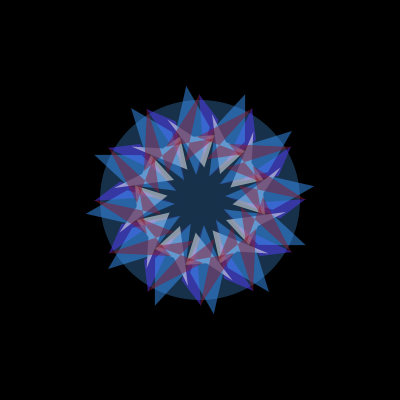
Frame 1 (no input)
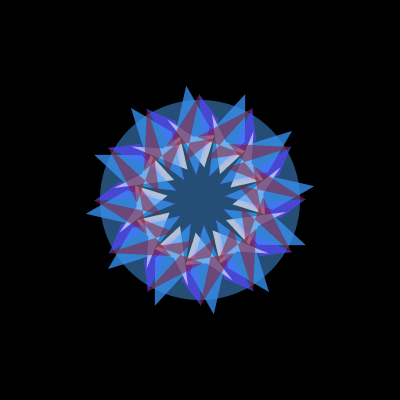
Frame 2 (the mouse pressed at the canvas centre, redrawn once)

The Processing sketch that drew these frames (run headless with seeded random() and noise(); the mouse was pressed at the canvas centre and the sketch redrawn once):

// Processing sketch: processing_85620
// ── processing_85620.pde

void setup()
{
  size(400,400);
  background(0);
}

void draw()
{
  noStroke();
  fill(57,120,183,105);
  ellipse(200,200,200,200);
  
  fill(88,61,255,125);
  translate(width/2, height/2);
for (int i=0;i<360;i+=30){
rotate(radians(30));
quad(20, 4, 38, 26, 92, 52, 60, 56);}

  fill(255,255,255,125);
for (int i=0;i<360;i+=30){
rotate(radians(30));
quad(26, 20, 86, 12, 58, 26, 49, 45);}

  fill(57,154,255,125);
for (int i=0;i<360;i+=30){
rotate(radians(30));
quad(16, 20, 28, 68, 69, 92, 56, 50);}

  fill(138,25,46,125);
for (int i=0;i<360;i+=30){
rotate(radians(30));
quad(18, 61, 32, 26, 53, 92, 56, 29);}
  
  noLoop();
}
